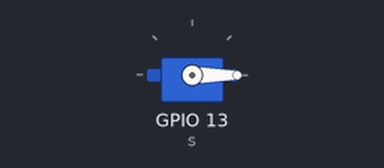
This sketch was run on a simulated ESP32. Shown: servo.

Above: at 0.05 s.
At 0.45 s:
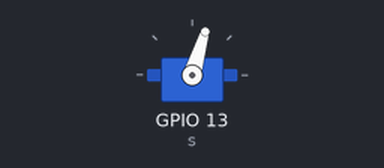
At 0.9 s:
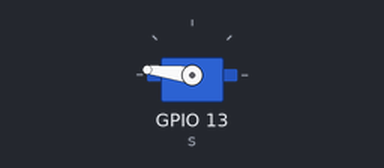
At 1.8 s:
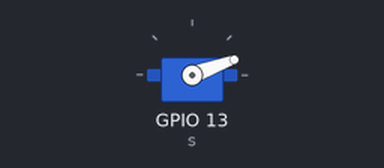
Timing chart, 0 to 5.8 s (numbered marks = the images above):
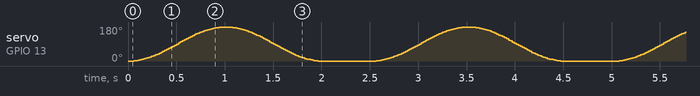

The sketch:

servo_test_milliseconds.ino
```cpp
#include <ESP32Servo.h>
Servo s;
void setup() {
  s.setPeriodHertz(50);
  s.attach(13, 600, 2400);
}
void moveTo(float a0, float a1, unsigned long dur) {
  unsigned long t0 = millis();
  while (millis() - t0 < dur) {
    float t = float(millis() - t0) / dur; // 0→1
    float eased = 0.5 - 0.5 * cos(PI * t); // smooth ease-in/out
    float a = a0 + (a1 - a0) * eased;
    s.write(a);
    delay(20); // keep 50 Hz pulse
  }
}
void loop() {
  moveTo(0, 180, 1000);   //  1800s sweep up
  moveTo(180, 0, 1000);   // 1.5 s sweep down
  delay(500);
}
```
